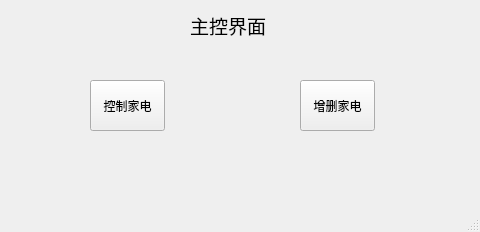
<?xml version="1.0" encoding="UTF-8"?>
<ui version="4.0">
 <class>Control</class>
 <widget class="QMainWindow" name="Control">
  <property name="geometry">
   <rect>
    <x>0</x>
    <y>0</y>
    <width>480</width>
    <height>232</height>
   </rect>
  </property>
  <property name="windowTitle">
   <string>MainWindow</string>
  </property>
  <widget class="QWidget" name="centralwidget">
   <widget class="QPushButton" name="add_Button">
    <property name="geometry">
     <rect>
      <x>300</x>
      <y>80</y>
      <width>75</width>
      <height>51</height>
     </rect>
    </property>
    <property name="text">
     <string>增删家电</string>
    </property>
   </widget>
   <widget class="QLabel" name="label">
    <property name="geometry">
     <rect>
      <x>190</x>
      <y>10</y>
      <width>91</width>
      <height>31</height>
     </rect>
    </property>
    <property name="text">
     <string>&lt;html&gt;&lt;head/&gt;&lt;body&gt;&lt;p&gt;&lt;span style=&quot; font-size:14pt;&quot;&gt;主控界面&lt;/span&gt;&lt;/p&gt;&lt;/body&gt;&lt;/html&gt;</string>
    </property>
   </widget>
   <widget class="QPushButton" name="control_Button">
    <property name="geometry">
     <rect>
      <x>90</x>
      <y>80</y>
      <width>75</width>
      <height>51</height>
     </rect>
    </property>
    <property name="text">
     <string>控制家电</string>
    </property>
   </widget>
  </widget>
  <widget class="QMenuBar" name="menubar">
   <property name="geometry">
    <rect>
     <x>0</x>
     <y>0</y>
     <width>480</width>
     <height>23</height>
    </rect>
   </property>
  </widget>
  <widget class="QStatusBar" name="statusbar"/>
 </widget>
 <resources/>
 <connections/>
</ui>
